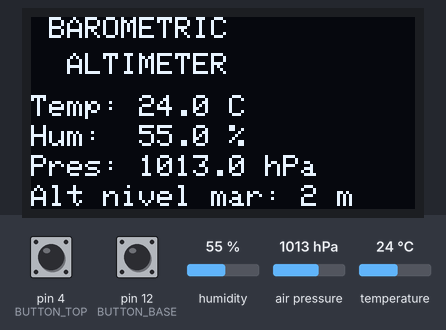
Bench run of a sketch on a simulated Arduino Uno, built with avr-gcc and run on an emulated ATmega328P. Parts: 128×64 one-colour display. Inputs (shaded band) come from the test bench; at power-on: pin 12 (BUTTON_BASE) HIGH, pin 4 (BUTTON_TOP) HIGH, humidity 55 %, air pressure 1013 hPa, temperature 24 °C.

Above: at 3.2 s.
3.3 s: pin 12 (BUTTON_BASE) pulled LOW for 1 s
At 4.5 s:
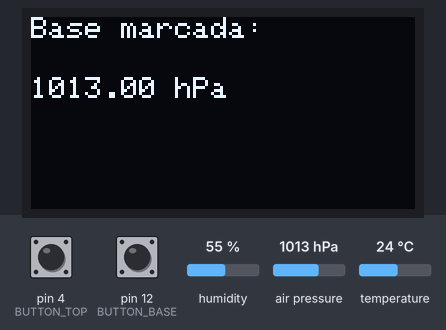
6.2 s: pin 4 (BUTTON_TOP) pulled LOW for 0.3 s
At 7.3 s:
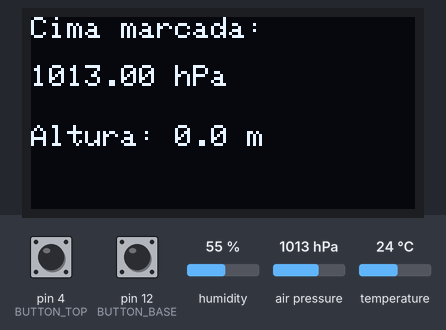
8.0 s: pin 4 (BUTTON_TOP) driven LOW and pin 12 (BUTTON_BASE) driven LOW
At 9.3 s:
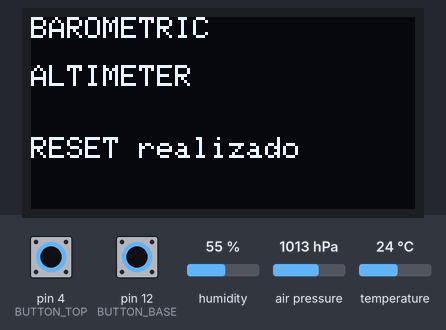
11.1 s: pin 4 (BUTTON_TOP) driven HIGH
At 13.8 s:
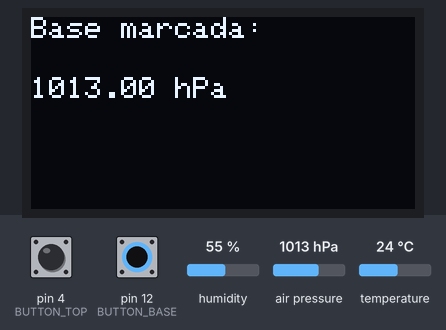
14.2 s: humidity set to 22 %
At 15.4 s:
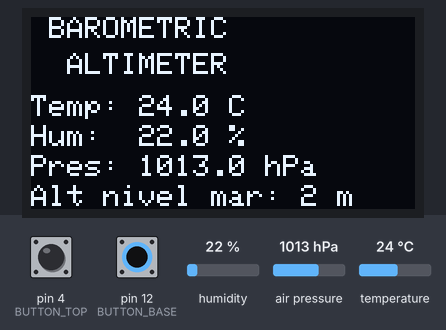
16.1 s: air pressure set to 952 hPa
At 17.3 s:
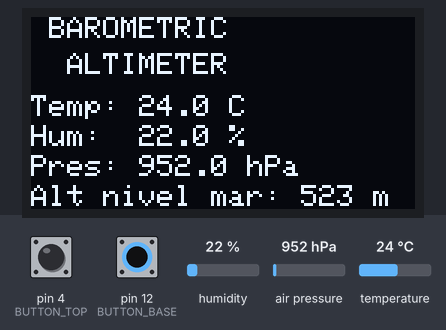
Timing chart, 0 to 18.7 s (numbered marks = the images above; inputs shaded):
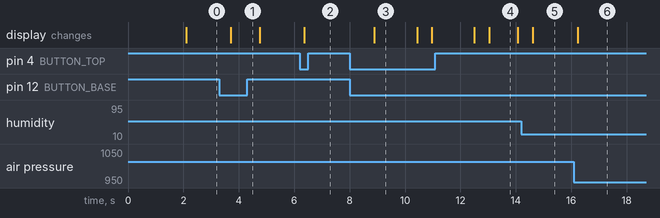

The sketch:

Codigo_3.ino
```cpp
#include <Wire.h>
#include <Adafruit_SSD1306.h>
#include <Adafruit_BME280.h>

#define SCREEN_WIDTH 128
#define SCREEN_HEIGHT 64
#define OLED_RESET     -1
Adafruit_SSD1306 display(SCREEN_WIDTH, SCREEN_HEIGHT, &Wire, OLED_RESET);

Adafruit_BME280 bme;

#define BUTTON_BASE 12
#define BUTTON_TOP  4

float basePressure = 0.0;
float topPressure = 0.0;
float relativeAltitude = 0.0;
bool baseSet = false;
bool topSet = false;

void setup() {
  Serial.begin(115200);
  pinMode(BUTTON_BASE, INPUT_PULLUP);
  pinMode(BUTTON_TOP, INPUT_PULLUP);

  if (!display.begin(SSD1306_SWITCHCAPVCC, 0x3C)) {
    Serial.println(F("OLED não encontrada"));
    while (true);
  }

  if (!bme.begin(0x76)) {
    Serial.println(F("BME280 não encontrado"));
    while (true);
  }

  display.clearDisplay();
  display.setTextColor(SSD1306_WHITE);
  display.setTextSize(1);
  display.setCursor(15, 0);
  display.println("BAROMETRIC");
  display.setCursor(20, 12);
  display.println("ALTIMETER");
  display.display();
  delay(2000);
}

void loop() {
  float temp = bme.readTemperature();
  float pres = bme.readPressure() / 100.0F; // hPa
  float hum = bme.readHumidity();
  float altSea = 44330.0 * (1.0 - pow(pres / 1013.25, 0.1903)); // Altitud nivel mar

  // RESET si ambos botones están presionados
  if (digitalRead(BUTTON_BASE) == LOW && digitalRead(BUTTON_TOP) == LOW) {
    basePressure = 0;
    topPressure = 0;
    relativeAltitude = 0;
    baseSet = false;
    topSet = false;

    display.clearDisplay();
    display.setCursor(0, 0);
    display.println("BAROMETRIC");
    display.setCursor(0, 16);
    display.println("ALTIMETER");
    display.setCursor(0, 40);
    display.println("RESET realizado");
    display.display();
    delay(1500);
  }
  else if (digitalRead(BUTTON_BASE) == LOW && !baseSet) {
    basePressure = pres;
    baseSet = true;

    display.clearDisplay();
    display.setCursor(0, 0);
    display.println("Base marcada:");
    display.setCursor(0, 20);
    display.print(basePressure);
    display.println(" hPa");
    display.display();
    delay(1000);
  }
  else if (digitalRead(BUTTON_TOP) == LOW && baseSet && !topSet) {
    topPressure = pres;
    topSet = true;
    relativeAltitude = 44330.0 * (1.0 - pow(topPressure / basePressure, 0.1903));

    display.clearDisplay();
    display.setCursor(0, 0);
    display.println("Cima marcada:");
    display.setCursor(0, 16);
    display.print(topPressure);
    display.println(" hPa");
    display.setCursor(0, 36);
    display.print("Altura: ");
    display.print(relativeAltitude, 1);
    display.println(" m");
    display.display();
    delay(2000);
  }

  // Vista en reposo: datos + altitud nivel mar
  if (!baseSet || !topSet) {
    display.clearDisplay();
    display.setCursor(0, 0);
    display.println(" BAROMETRIC");
    display.setCursor(0, 12);
    display.println("  ALTIMETER");

    display.setCursor(0, 26);
    display.print("Temp: ");
    display.print(temp, 1);
    display.println(" C");

    display.setCursor(0, 36);
    display.print("Hum:  ");
    display.print(hum, 1);
    display.println(" %");

    display.setCursor(0, 46);
    display.print("Pres: ");
    display.print(pres, 1);
    display.println(" hPa");

    display.setCursor(0, 56);
    display.print("Alt nivel mar: ");
    display.print(altSea, 0);
    display.println(" m");
    display.display();
  }

  delay(500);
}
```

Measured:
- after the input at 3.3 s, the display: changes after 0.41 s (image 1)
- after the input at 6.2 s, the display: changes after 0.16 s (image 2)
- after the input at 8.0 s, the display: changes after 0.90 s (image 3)
- after the input at 11.1 s, the display: first differs from a run without the input after 1.9 s (image 4)
- after the input at 14.2 s, the display: changes after 0.41 s (image 5)
- after the input at 16.1 s, the display: changes after 0.13 s (image 6)
- what the display in image 3 shows lasts 1.5 s, from 8.9 s to 10.4 s
